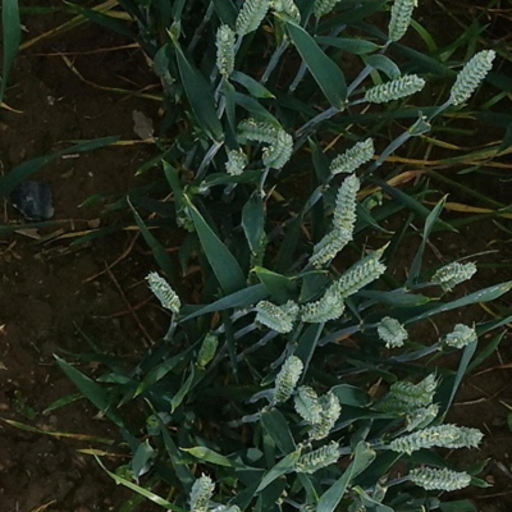
#> input picture 8. hafta/resim/bugday.jpg, 1024 x 1024 px (shown at 1/2 size)
$ python 1_enterpolasyon_resize.py
#> lines starting #> are read from the running program, lines starting #| are printed output that depends on the picture
import cv2 as cv

resim = cv.imread("resim/bugday.jpg")
#> resim is the input picture: shape (1024, 1024, 3); mean B, G, R 33.1, 47.3, 37.7

yeni_resim = cv.resize(resim, (300, 300), )
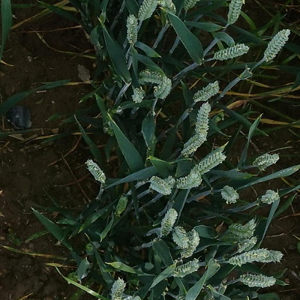
#> yeni_resim: shape (300, 300, 3); mean B, G, R 33, 47.2, 37.5

cv.imshow("a", yeni_resim)
cv.waitKey(0)
